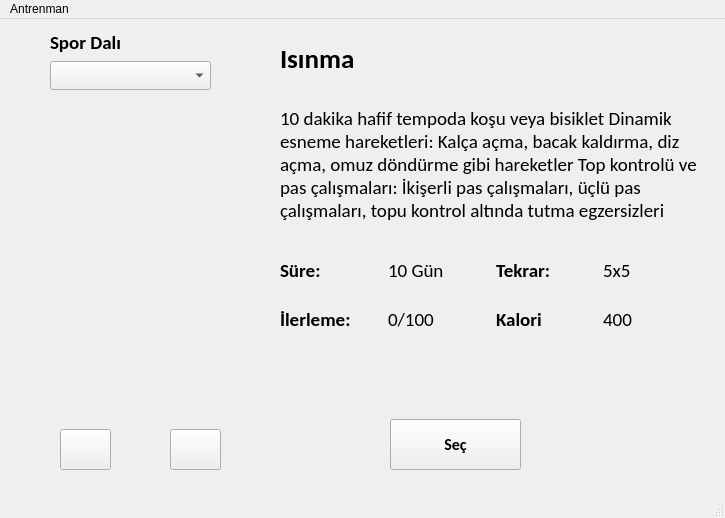
<?xml version="1.0" encoding="UTF-8"?>
<ui version="4.0">
 <class>MainWindow</class>
 <widget class="QMainWindow" name="MainWindow">
  <property name="geometry">
   <rect>
    <x>0</x>
    <y>0</y>
    <width>725</width>
    <height>518</height>
   </rect>
  </property>
  <property name="windowTitle">
   <string>Spor Takip</string>
  </property>
  <widget class="QWidget" name="centralwidget">
   <widget class="QLabel" name="aciklamaLabel">
    <property name="geometry">
     <rect>
      <x>280</x>
      <y>60</y>
      <width>431</width>
      <height>171</height>
     </rect>
    </property>
    <property name="font">
     <font>
      <family>Calibri</family>
      <pointsize>14</pointsize>
     </font>
    </property>
    <property name="frameShape">
     <enum>QFrame::NoFrame</enum>
    </property>
    <property name="text">
     <string>10 dakika hafif tempoda koşu veya bisiklet Dinamik esneme hareketleri: Kalça açma, bacak kaldırma, diz açma, omuz döndürme gibi hareketler Top kontrolü ve pas çalışmaları: İkişerli pas çalışmaları, üçlü pas çalışmaları, topu kontrol altında tutma egzersizleri</string>
    </property>
    <property name="scaledContents">
     <bool>false</bool>
    </property>
    <property name="wordWrap">
     <bool>true</bool>
    </property>
   </widget>
   <widget class="QWidget" name="verticalLayoutWidget">
    <property name="geometry">
     <rect>
      <x>280</x>
      <y>10</y>
      <width>421</width>
      <height>60</height>
     </rect>
    </property>
    <layout class="QVBoxLayout" name="verticalLayout_2">
     <item>
      <widget class="QLabel" name="antrenmanLabel">
       <property name="font">
        <font>
         <family>Calibri</family>
         <pointsize>20</pointsize>
         <weight>75</weight>
         <bold>true</bold>
        </font>
       </property>
       <property name="text">
        <string>Isınma</string>
       </property>
       <property name="alignment">
        <set>Qt::AlignLeading|Qt::AlignLeft|Qt::AlignVCenter</set>
       </property>
      </widget>
     </item>
    </layout>
   </widget>
   <widget class="QPushButton" name="secButon">
    <property name="geometry">
     <rect>
      <x>390</x>
      <y>400</y>
      <width>131</width>
      <height>51</height>
     </rect>
    </property>
    <property name="font">
     <font>
      <family>Calibri</family>
      <pointsize>12</pointsize>
      <weight>75</weight>
      <bold>true</bold>
     </font>
    </property>
    <property name="text">
     <string>Seç</string>
    </property>
   </widget>
   <widget class="QPushButton" name="oncekiButon">
    <property name="geometry">
     <rect>
      <x>60</x>
      <y>410</y>
      <width>51</width>
      <height>41</height>
     </rect>
    </property>
    <property name="text">
     <string/>
    </property>
    <property name="icon">
     <iconset>
      <normaloff>../../kütüphane/ui/sol.png</normaloff>../../kütüphane/ui/sol.png</iconset>
    </property>
    <property name="iconSize">
     <size>
      <width>32</width>
      <height>32</height>
     </size>
    </property>
   </widget>
   <widget class="QPushButton" name="sonrakiButon">
    <property name="geometry">
     <rect>
      <x>170</x>
      <y>410</y>
      <width>51</width>
      <height>41</height>
     </rect>
    </property>
    <property name="font">
     <font>
      <pointsize>8</pointsize>
     </font>
    </property>
    <property name="text">
     <string/>
    </property>
    <property name="icon">
     <iconset>
      <normaloff>../../kütüphane/ui/sağ.png</normaloff>../../kütüphane/ui/sağ.png</iconset>
    </property>
    <property name="iconSize">
     <size>
      <width>32</width>
      <height>32</height>
     </size>
    </property>
   </widget>
   <widget class="QWidget" name="gridLayoutWidget">
    <property name="geometry">
     <rect>
      <x>280</x>
      <y>230</y>
      <width>435</width>
      <height>91</height>
     </rect>
    </property>
    <layout class="QGridLayout" name="gridLayout">
     <property name="rightMargin">
      <number>10</number>
     </property>
     <item row="0" column="0">
      <widget class="QLabel" name="label_7">
       <property name="font">
        <font>
         <family>Calibri</family>
         <pointsize>14</pointsize>
         <weight>75</weight>
         <bold>true</bold>
        </font>
       </property>
       <property name="text">
        <string>Süre:</string>
       </property>
      </widget>
     </item>
     <item row="0" column="3">
      <widget class="QLabel" name="tekrarLabel">
       <property name="font">
        <font>
         <family>Calibri</family>
         <pointsize>14</pointsize>
        </font>
       </property>
       <property name="text">
        <string>5x5</string>
       </property>
       <property name="alignment">
        <set>Qt::AlignLeading|Qt::AlignLeft|Qt::AlignVCenter</set>
       </property>
      </widget>
     </item>
     <item row="0" column="2">
      <widget class="QLabel" name="label_8">
       <property name="font">
        <font>
         <family>Calibri</family>
         <pointsize>14</pointsize>
         <weight>75</weight>
         <bold>true</bold>
        </font>
       </property>
       <property name="text">
        <string>Tekrar:</string>
       </property>
      </widget>
     </item>
     <item row="1" column="3">
      <widget class="QLabel" name="kaloriLabel">
       <property name="font">
        <font>
         <family>Calibri</family>
         <pointsize>14</pointsize>
        </font>
       </property>
       <property name="text">
        <string>400</string>
       </property>
       <property name="alignment">
        <set>Qt::AlignLeading|Qt::AlignLeft|Qt::AlignVCenter</set>
       </property>
      </widget>
     </item>
     <item row="0" column="1">
      <widget class="QLabel" name="sureLabel">
       <property name="font">
        <font>
         <family>Calibri</family>
         <pointsize>14</pointsize>
        </font>
       </property>
       <property name="text">
        <string>10 Gün</string>
       </property>
       <property name="alignment">
        <set>Qt::AlignLeading|Qt::AlignLeft|Qt::AlignVCenter</set>
       </property>
      </widget>
     </item>
     <item row="1" column="0">
      <widget class="QLabel" name="label_9">
       <property name="font">
        <font>
         <family>Calibri</family>
         <pointsize>14</pointsize>
         <weight>75</weight>
         <bold>true</bold>
        </font>
       </property>
       <property name="text">
        <string>İlerleme:</string>
       </property>
      </widget>
     </item>
     <item row="1" column="1">
      <widget class="QLabel" name="ilerlemeLabel">
       <property name="font">
        <font>
         <family>Calibri</family>
         <pointsize>14</pointsize>
        </font>
       </property>
       <property name="text">
        <string>0/100</string>
       </property>
       <property name="alignment">
        <set>Qt::AlignLeading|Qt::AlignLeft|Qt::AlignVCenter</set>
       </property>
      </widget>
     </item>
     <item row="1" column="2">
      <widget class="QLabel" name="label_10">
       <property name="font">
        <font>
         <family>Calibri</family>
         <pointsize>14</pointsize>
         <weight>75</weight>
         <bold>true</bold>
        </font>
       </property>
       <property name="text">
        <string>Kalori</string>
       </property>
      </widget>
     </item>
    </layout>
   </widget>
   <widget class="QWidget" name="verticalLayoutWidget_2">
    <property name="geometry">
     <rect>
      <x>50</x>
      <y>10</y>
      <width>161</width>
      <height>61</height>
     </rect>
    </property>
    <layout class="QVBoxLayout" name="verticalLayout">
     <item>
      <widget class="QLabel" name="label">
       <property name="font">
        <font>
         <family>Calibri</family>
         <pointsize>14</pointsize>
         <weight>75</weight>
         <bold>true</bold>
        </font>
       </property>
       <property name="text">
        <string>Spor Dalı</string>
       </property>
      </widget>
     </item>
     <item>
      <widget class="QComboBox" name="spordaliBox">
       <property name="font">
        <font>
         <family>Calibri</family>
         <pointsize>12</pointsize>
        </font>
       </property>
      </widget>
     </item>
    </layout>
   </widget>
   <widget class="QLabel" name="fotoLabel">
    <property name="geometry">
     <rect>
      <x>40</x>
      <y>90</y>
      <width>200</width>
      <height>300</height>
     </rect>
    </property>
    <property name="text">
     <string/>
    </property>
    <property name="scaledContents">
     <bool>true</bool>
    </property>
   </widget>
  </widget>
  <widget class="QMenuBar" name="menubar">
   <property name="geometry">
    <rect>
     <x>0</x>
     <y>0</y>
     <width>725</width>
     <height>21</height>
    </rect>
   </property>
   <widget class="QMenu" name="menuAntrenman">
    <property name="title">
     <string>Antrenman</string>
    </property>
    <addaction name="raporal"/>
   </widget>
   <addaction name="menuAntrenman"/>
  </widget>
  <widget class="QStatusBar" name="statusbar"/>
  <action name="etkinlikListe">
   <property name="text">
    <string>Etkinlik Listesi</string>
   </property>
  </action>
  <action name="biletIptal">
   <property name="text">
    <string>Bilet İptali</string>
   </property>
  </action>
  <action name="raporal">
   <property name="text">
    <string>Rapor Al</string>
   </property>
  </action>
 </widget>
 <resources/>
 <connections/>
</ui>
